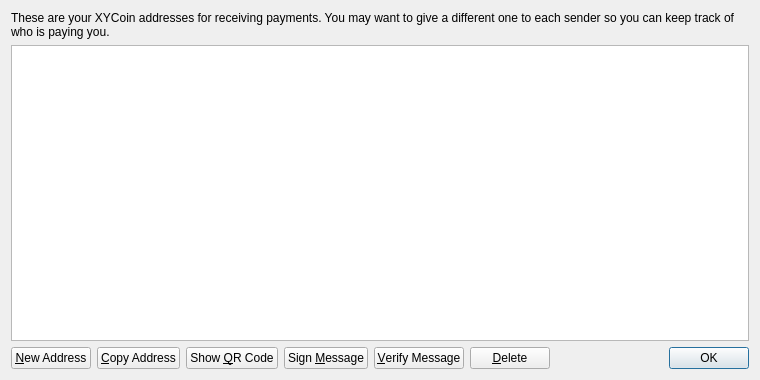
<?xml version="1.0" encoding="UTF-8"?>
<ui version="4.0">
 <class>AddressBookPage</class>
 <widget class="QWidget" name="AddressBookPage">
  <property name="geometry">
   <rect>
    <x>0</x>
    <y>0</y>
    <width>760</width>
    <height>380</height>
   </rect>
  </property>
  <property name="windowTitle">
   <string>Address Book</string>
  </property>
  <layout class="QVBoxLayout" name="verticalLayout">
   <item>
    <widget class="QLabel" name="labelExplanation">
     <property name="text">
      <string>These are your XYCoin addresses for receiving payments. You may want to give a different one to each sender so you can keep track of who is paying you.</string>
     </property>
     <property name="textFormat">
      <enum>Qt::PlainText</enum>
     </property>
     <property name="wordWrap">
      <bool>true</bool>
     </property>
    </widget>
   </item>
   <item>
    <widget class="QTableView" name="tableView">
     <property name="contextMenuPolicy">
      <enum>Qt::CustomContextMenu</enum>
     </property>
     <property name="toolTip">
      <string>Double-click to edit address or label</string>
     </property>
     <property name="tabKeyNavigation">
      <bool>false</bool>
     </property>
     <property name="selectionMode">
      <enum>QAbstractItemView::SingleSelection</enum>
     </property>
     <property name="selectionBehavior">
      <enum>QAbstractItemView::SelectRows</enum>
     </property>
     <property name="sortingEnabled">
      <bool>true</bool>
     </property>
     <attribute name="verticalHeaderVisible">
      <bool>false</bool>
     </attribute>
    </widget>
   </item>
   <item>
    <layout class="QHBoxLayout" name="horizontalLayout">
     <item>
      <widget class="QPushButton" name="newAddressButton">
       <property name="toolTip">
        <string>Create a new address</string>
       </property>
       <property name="text">
        <string>&amp;New Address</string>
       </property>
      </widget>
     </item>
     <item>
      <widget class="QPushButton" name="copyToClipboard">
       <property name="toolTip">
        <string>Copy the currently selected address to the system clipboard</string>
       </property>
       <property name="text">
        <string>&amp;Copy Address</string>
       </property>
      </widget>
     </item>
     <item>
      <widget class="QPushButton" name="showQRCode">
       <property name="text">
        <string>Show &amp;QR Code</string>
       </property>
      </widget>
     </item>
     <item>
      <widget class="QPushButton" name="signMessage">
       <property name="toolTip">
        <string>Sign a message to prove you own a XYCoin address</string>
       </property>
       <property name="text">
        <string>Sign &amp;Message</string>
       </property>
      </widget>
     </item>
     <item>
      <widget class="QPushButton" name="verifyMessage">
       <property name="toolTip">
        <string>Verify a message to ensure it was signed with a specified XYCoin address</string>
       </property>
       <property name="text">
        <string>&amp;Verify Message</string>
       </property>
      </widget>
     </item>
     <item>
      <widget class="QPushButton" name="deleteButton">
       <property name="toolTip">
        <string>Delete the currently selected address from the list</string>
       </property>
       <property name="text">
        <string>&amp;Delete</string>
       </property>
      </widget>
     </item>
     <item>
      <spacer name="horizontalSpacer">
       <property name="orientation">
        <enum>Qt::Horizontal</enum>
       </property>
       <property name="sizeHint" stdset="0">
        <size>
         <width>40</width>
         <height>20</height>
        </size>
       </property>
      </spacer>
     </item>
     <item>
      <widget class="QDialogButtonBox" name="buttonBox">
       <property name="sizePolicy">
        <sizepolicy hsizetype="Maximum" vsizetype="Fixed">
         <horstretch>0</horstretch>
         <verstretch>0</verstretch>
        </sizepolicy>
       </property>
       <property name="standardButtons">
        <set>QDialogButtonBox::Ok</set>
       </property>
      </widget>
     </item>
    </layout>
   </item>
  </layout>
 </widget>
 <resources>
  <include location="../bitcoin.qrc"/>
 </resources>
 <connections/>
</ui>
